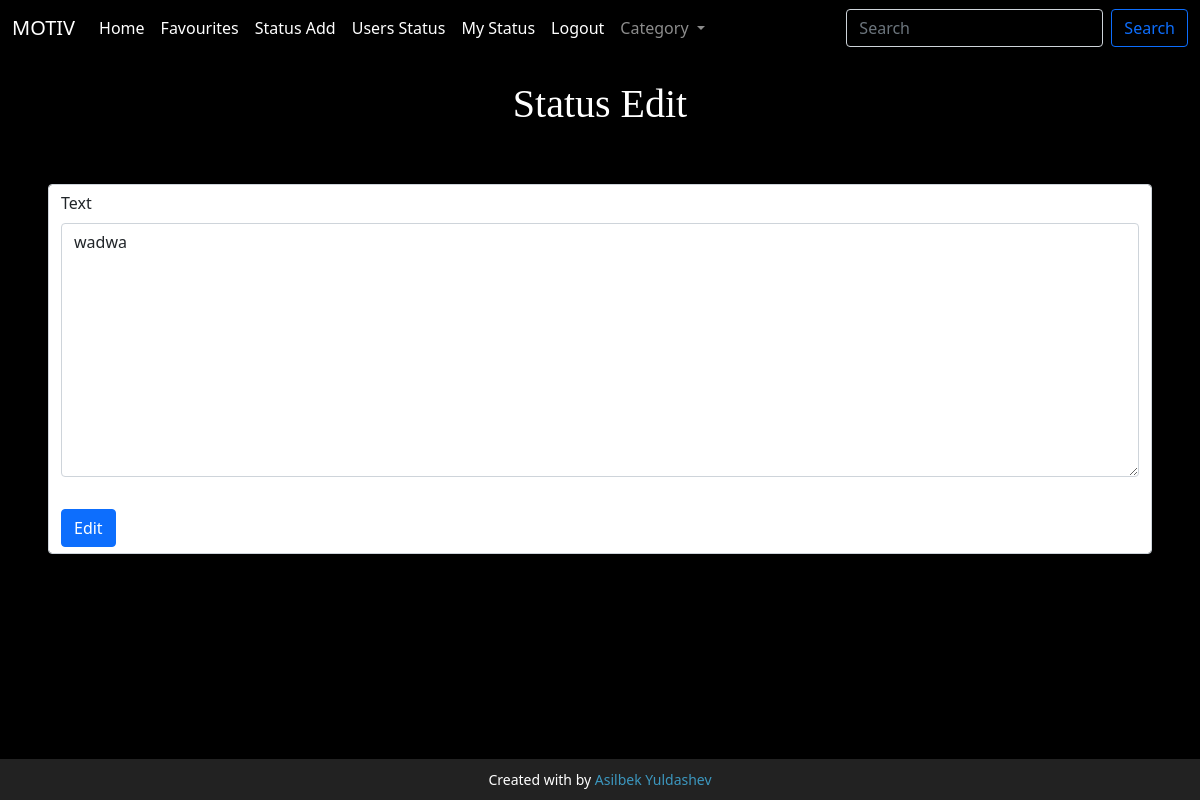
/edit/11/ (signed in), run on an earlier commit of the app's database.
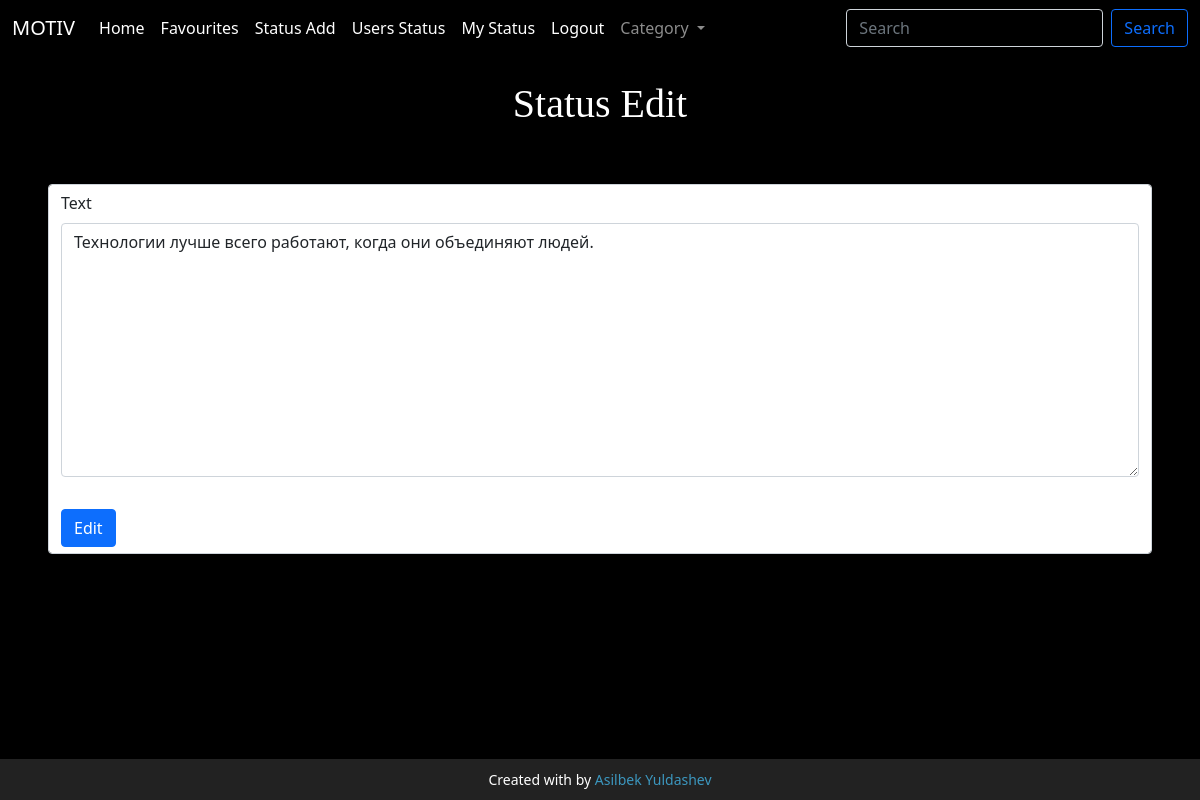
And on a later commit of the database.
### main/models.py (models this page shows, shortened)
class StatusUser(models.Model):
    text = models.TextField()
    author = models.ForeignKey(User, on_delete=models.CASCADE)

### main/views.py (the view)
# urls.py: path('edit/<int:id>/',edit,name="edit"),
@login_required(login_url='login')
def edit(request,id):
    model = StatusUser.objects.get(id=id)
    form = StatusUserForm(request.POST or None, instance=model)
    if request.POST:
        if form.is_valid():
            form.save()
            messages.success(request, 'Your status are Successfully Updated !')
            return redirect('my_status')
    ctx = {
        "form": form
    }
    return render(request, 'edit.html',ctx)

### main/forms.py
class StatusUserForm(forms.ModelForm):
    class Meta:
        model = StatusUser()
        fields = ['text']

### template/edit.html (shortened to what this page needs)
{% load static %}
{% load hitcount_tags %}
{% load bootstrap5 %}
<!doctype html>
<html lang="en">
<head>
    <link href="https://cdn.jsdelivr.net/npm/bootstrap@5.1.0/dist/css/bootstrap.min.css" rel="stylesheet">
    <link rel="stylesheet" href="{% static 'salom.css' %}">
</head>
<body>
<nav style="background: black" class="navbar navbar-expand-lg navbar-dark    bg-black">
  <div class="container-fluid">
    <a class="navbar-brand" href="{% url 'index' %}">MOTIV</a>
    <div class="collapse navbar-collapse" id="navbarSupportedContent">
      <ul class="navbar-nav me-auto mb-2 mb-lg-0">
        <li class="nav-item">
          <a class="nav-link active" aria-current="page" href="{% url 'index' %}">Home</a>
        </li>
          <li class="nav-item">
                    <a class="nav-link active" aria-current="page" href="{% url 'sevimli' %}">Favourites</a>
                </li>
          <li class="nav-item">
                    <a class="nav-link active" aria-current="page" href="{% url 'status_add' %}">Status Add</a>
                </li><li class="nav-item">
                    <a class="nav-link active" aria-current="page" href="{% url 'users_status' %}">Users Status</a>
                </li>
          {% if user.count %}
          {% else %}
          <li class="nav-item">
                    <a class="nav-link active" aria-current="page" href="{% url 'my_status' %}">My Status</a>
                </li>
          {% endif %}
          <li class="nav-item">
                    <a class="nav-link active" aria-current="page" href="{% url 'logodut' %}">Logout</a>
                </li>
           <li class="nav-item dropdown ">
          <a class="nav-link dropdown-toggle " href="#" id="navbarDropdown" role="button" data-bs-toggle="dropdown" aria-expanded="false">
            Category
          </a>
        </li>
      </ul>
     <form class="d-flex" role="search" method="post" action="{% url 'search' %}">
        <input class="form-control me-2" style="background: black;color: white" name="search" type="search" placeholder="Search" aria-label="Search">
        <button class="btn btn-outline-primary" type="submit">Search</button>
      </form>
    </div>
  </div>
</nav>
	<link rel="stylesheet" href="https://use.fontawesome.com/releases/v5.7.0/css/all.css">
<h1 class="text-center text-white mt-4" style="font-family: cursive">Status Edit</h1>
<div class="p-5">
    <form action="" class="form-control" method="post">
       {% bootstrap_form form %}
    <button class="btn btn-primary mt-3" type="submit">Edit</button>
        </form>
</div>
<div style="display: flex; flex-direction: column; justify-content: center; align-items: center">
    <div>
        <footer>
            <p>
                Created with by
                <a target="_blank" href="https://asilbek-yuldashev.uz">Asilbek Yuldashev</a>
            </p>
        </footer>
    </div>
</div>
</body>
</html>

What changed in the data, as far as the page shows it:
changed StatusUser: text "wadwa" → "Технологии лучше всего работают, когда они объединяют людей."
